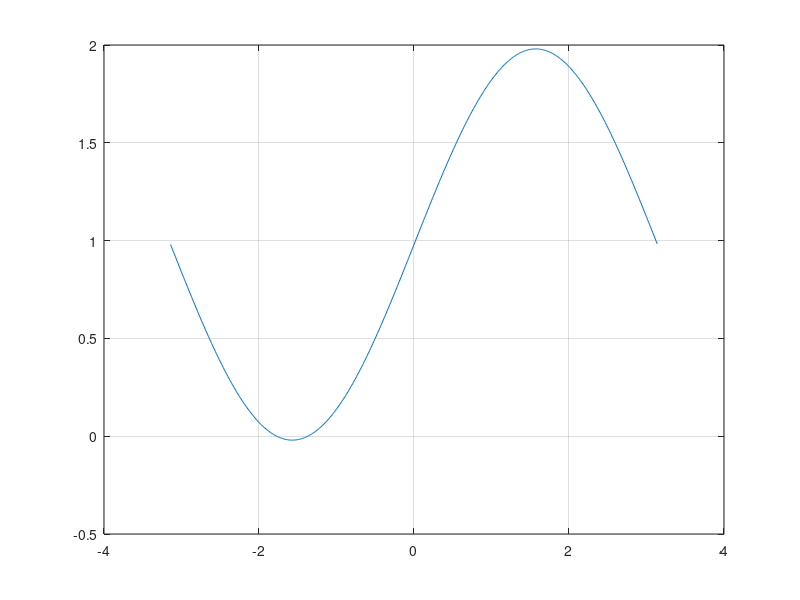

Write the MATLAB code that produced this figure.
function vectormodel1

x = -pi:0.01:pi;

f1 =@(x) 0.98 + sin(x)

plot(x,f1(x))
grid on

fun = f1;
x_star1 = fzero(fun,-1)
x_star2 = fzero(fun,-2)
end